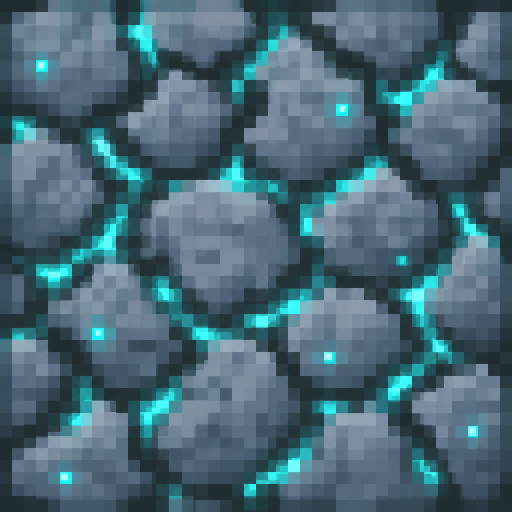
#> input picture art/sink_phi_cobble_solo.png, 1024 x 1024 px, found by its file name (shown at 1/2 size)
$ python crop_phi_cobble_purified_obsidian.py
#> lines starting #> are read from the running program, lines starting #| are printed output that depends on the picture
"""Bake phi_cobble + purified_obsidian from concept solos."""
from __future__ import annotations

from collections import deque
from pathlib import Path

from PIL import Image

ROOT = Path(__file__).resolve().parents[1]
CONCEPTS = Path(r"C:\Users\2005t\.cursor\projects\c-Users-2005t-Effecoria-mod\assets")
ART = ROOT / "art"
BLOCK = ROOT / "src/main/resources/assets/effecoria/textures/block"
PREVIEW = ROOT / "art/sink_redesign_preview"


def punch_black(img: Image.Image) -> Image.Image:
    img = img.convert("RGBA")
    w, h = img.size
#> w = 1024; h = 1024
    px = img.load()

    def bg(r: int, g: int, b: int, a: int) -> bool:
        return a < 8 or max(r, g, b) <= 12

    vis = [[False] * w for _ in range(h)]
    q: deque[tuple[int, int]] = deque()
    for x in range(w):
        q.append((x, 0))
        q.append((x, h - 1))
    for y in range(h):
        q.append((0, y))
        q.append((w - 1, y))
    while q:
        x, y = q.popleft()
        if not (0 <= x < w and 0 <= y < h) or vis[y][x]:
            continue
        vis[y][x] = True
        r, g, b, a = px[x, y]
        if not bg(r, g, b, a):
            continue
        px[x, y] = (0, 0, 0, 0)
        for nx, ny in ((x + 1, y), (x - 1, y), (x, y + 1), (x, y - 1)):
            q.append((nx, ny))
#> this loop made 4096 passes
#> (x, y, r, g, b) on passes 2 to 4: (0, 1023, 32, 43, 49), (1, 0, 29, 43, 48), (1, 1023, 30, 43, 48)
#> after the loop, vis = 1024 items
    return img


def to_face(path: Path) -> Image.Image:
    img = punch_black(Image.open(path))
    px = img.load()
    w, h = img.size
#> w = 1024; h = 1024
    x0, y0, x1, y1 = w, h, -1, -1
#> x0 = 1024; y0 = 1024; x1 = -1; y1 = -1
    for y in range(h):
        for x in range(w):
            if px[x, y][3] >= 20:
                x0, y0 = min(x0, x), min(y0, y)
                x1, y1 = max(x1, x), max(y1, y)
    cropped = img.crop((x0, y0, x1 + 1, y1 + 1)) if x1 >= 0 else img
    cw, ch = cropped.size
#> cw = 1024; ch = 1024
    side = min(cw, ch)
#> side = 1024
    cropped = cropped.crop(
        ((cw - side) // 2, (ch - side) // 2, (cw - side) // 2 + side, (ch - side) // 2 + side)
    )
    mid = cropped.resize((32, 32), resample=Image.Resampling.BOX)
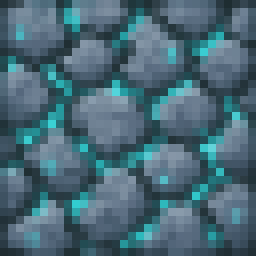
#> mid: PIL image 32x32 RGBA (shown 8 times larger); mean R, G, B, A 72.8, 104.5, 117.8, 255
    face = mid.resize((16, 16), resample=Image.Resampling.NEAREST)
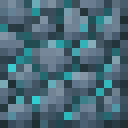
#> face: PIL image 16x16 RGBA (shown 8 times larger); mean R, G, B, A 73, 104.4, 117.9, 255
    sp = face.load()
    out = Image.new("RGBA", (16, 16))
#> out: PIL image 16x16 RGBA; every value is 0
    op = out.load()
    samples = [sp[x, y][:3] for y in range(16) for x in range(16) if sp[x, y][3] > 100]
#> samples = 256 items, first 6: (102, 122, 140), (121, 141, 158), (93, 115, 134), (47, 83, 92), (108, 172, 184), (105, 127, 146)
    samples.sort(key=lambda t: sum(t))
    fr, fg, fb = samples[len(samples) // 6] if samples else (10, 10, 18)
#> fr = 49; fg = 67; fb = 78
    for y in range(16):
        for x in range(16):
            r, g, b, a = sp[x, y]
            op[x, y] = (r, g, b, 255) if a >= 35 else (fr, fg, fb, 255)
    return out


def main() -> None:
    ART.mkdir(exist_ok=True)
    PREVIEW.mkdir(exist_ok=True)
    mapping = [
        ("sink_phi_cobble_solo.png", "phi_cobble.png"),
        ("sink_purified_obsidian_solo_v2.png", "purified_obsidian.png"),
    ]
    for src_name, out_name in mapping:
        src = CONCEPTS / src_name
        if not src.exists():
            # fallback names
            alt = CONCEPTS / src_name.replace("_v2", "")
            src = alt if alt.exists() else src
        ART.joinpath(src.name).write_bytes(src.read_bytes())
        face = to_face(src)
        face.save(BLOCK / out_name)
        stem = out_name.removesuffix(".png")
        face.resize((128, 128), Image.Resampling.NEAREST).save(PREVIEW / f"out_{stem}_x8.png")
        print("wrote", out_name)
#> pass 2 of the loop in main, `for src_name, out_name in mapping:`:
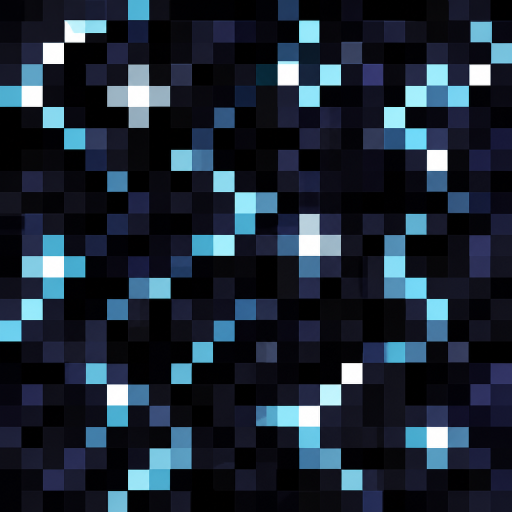
#> input picture art/sink_purified_obsidian_solo_v2.png, 1024 x 1024 px, found by its file name (shown at 1/2 size)
#> the loop in punch_black (call 2), `while q:` made 533212 passes
#> (r, g, b) on passes 1 to 3: (2, 2, 7), (1, 3, 4), (1, 1, 6)
#> in to_face (call 2), `img = punch_black(Image.open(path))`:
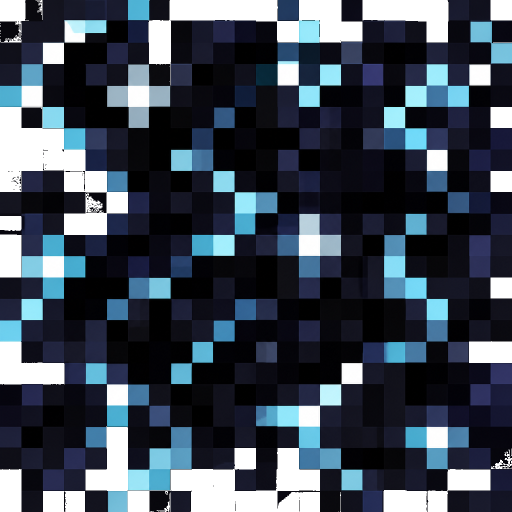
#> img: PIL image 1024x1024 RGBA (shown at 1/2 size); mean R, G, B, A 29.7, 40.2, 53, 222.8; transparent parts drawn white
#> in main, `face = to_face(src)`:
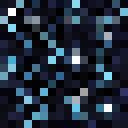
#> face: PIL image 16x16 RGBA (shown 8 times larger); mean R, G, B, A 33.5, 45, 59.5, 255

    for sheet in (
        "sink_phi_cobble_purified_obsidian_sheet.png",
        "sink_purified_obsidian_solo.png",
    ):
        p = CONCEPTS / sheet
        if p.exists():
            ART.joinpath(sheet).write_bytes(p.read_bytes())
    print("phi_cobble + purified_obsidian OK")


if __name__ == "__main__":
    main()
